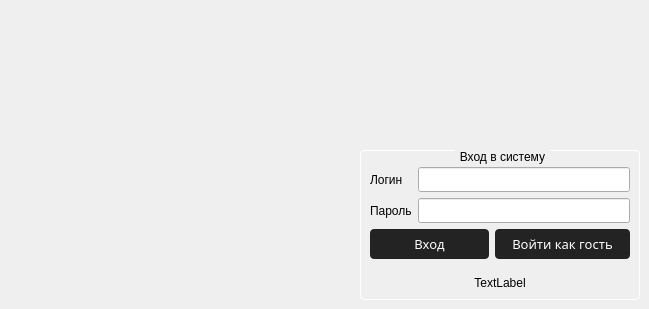
            <widget class="QWidget" name="page_login">
             <widget class="QGroupBox" name="box_Login">
              <property name="geometry">
               <rect>
                <x>360</x>
                <y>150</y>
                <width>280</width>
                <height>150</height>
               </rect>
              </property>
              <property name="sizePolicy">
               <sizepolicy hsizetype="MinimumExpanding" vsizetype="MinimumExpanding">
                <horstretch>0</horstretch>
                <verstretch>0</verstretch>
               </sizepolicy>
              </property>
              <property name="minimumSize">
               <size>
                <width>280</width>
                <height>130</height>
               </size>
              </property>
              <property name="maximumSize">
               <size>
                <width>280</width>
                <height>150</height>
               </size>
              </property>
              <property name="styleSheet">
               <string notr="true">QGroupBox { margin-top: 3ex; border: 1px solid white; border-radius: 4px; }

QGroupBox::title {
    subcontrol-origin: margin;
    subcontrol-position: top center; /* position at the top center */
	padding: 0 3px;
}</string>
              </property>
              <property name="title">
               <string>Вход в систему</string>
              </property>
              <layout class="QGridLayout" name="gridLayout">
               <property name="topMargin">
                <number>16</number>
               </property>
               <item row="2" column="0" colspan="2">
                <widget class="QPushButton" name="btn_UserInit">
                 <property name="sizePolicy">
                  <sizepolicy hsizetype="Maximum" vsizetype="Fixed">
                   <horstretch>0</horstretch>
                   <verstretch>0</verstretch>
                  </sizepolicy>
                 </property>
                 <property name="minimumSize">
                  <size>
                   <width>102</width>
                   <height>30</height>
                  </size>
                 </property>
                 <property name="maximumSize">
                  <size>
                   <width>135</width>
                   <height>30</height>
                  </size>
                 </property>
                 <property name="font">
                  <font>
                   <family>Segoe UI Semibold</family>
                   <pointsize>10</pointsize>
                   <weight>7</weight>
                   <italic>false</italic>
                   <bold>false</bold>
                  </font>
                 </property>
                 <property name="styleSheet">
                  <string notr="true">QPushButton {
    color: rgb(255, 255, 255);
    background-color: rgb(35, 35, 35);
    border: 0px solid;
	border-radius: 4px;
	font: 63 10pt &quot;Segoe UI Semibold&quot;;
}
QPushButton:hover {
    background-color: rgb(47, 105, 23);
}

QPushButton:pressed { background-color: rgb(70, 175, 38); }</string>
                 </property>
                 <property name="text">
                  <string>Вход</string>
                 </property>
                </widget>
               </item>
               <item row="0" column="1" colspan="2">
                <widget class="QLineEdit" name="lnI_Login">
                 <property name="sizePolicy">
                  <sizepolicy hsizetype="Minimum" vsizetype="Fixed">
                   <horstretch>0</horstretch>
                   <verstretch>0</verstretch>
                  </sizepolicy>
                 </property>
                 <property name="minimumSize">
                  <size>
                   <width>200</width>
                   <height>25</height>
                  </size>
                 </property>
                </widget>
               </item>
               <item row="0" column="0">
                <widget class="QLabel" name="lbl_ReadOnly13">
                 <property name="sizePolicy">
                  <sizepolicy hsizetype="Maximum" vsizetype="Preferred">
                   <horstretch>0</horstretch>
                   <verstretch>0</verstretch>
                  </sizepolicy>
                 </property>
                 <property name="text">
                  <string>Логин</string>
                 </property>
                </widget>
               </item>
               <item row="1" column="1" colspan="2">
                <widget class="QLineEdit" name="lnI_Password">
                 <property name="sizePolicy">
                  <sizepolicy hsizetype="Expanding" vsizetype="Maximum">
                   <horstretch>0</horstretch>
                   <verstretch>0</verstretch>
                  </sizepolicy>
                 </property>
                 <property name="minimumSize">
                  <size>
                   <width>0</width>
                   <height>25</height>
                  </size>
                 </property>
                 <property name="inputMask">
                  <string/>
                 </property>
                 <property name="echoMode">
                  <enum>QLineEdit::Password</enum>
                 </property>
                </widget>
               </item>
               <item row="1" column="0">
                <widget class="QLabel" name="lbl_ReadOnly14">
                 <property name="sizePolicy">
                  <sizepolicy hsizetype="Maximum" vsizetype="Preferred">
                   <horstretch>0</horstretch>
                   <verstretch>0</verstretch>
                  </sizepolicy>
                 </property>
                 <property name="text">
                  <string>Пароль</string>
                 </property>
                </widget>
               </item>
               <item row="2" column="2">
                <widget class="QPushButton" name="btn_UserInitAsGuest">
                 <property name="sizePolicy">
                  <sizepolicy hsizetype="Expanding" vsizetype="Fixed">
                   <horstretch>0</horstretch>
                   <verstretch>0</verstretch>
                  </sizepolicy>
                 </property>
                 <property name="minimumSize">
                  <size>
                   <width>102</width>
                   <height>30</height>
                  </size>
                 </property>
                 <property name="maximumSize">
                  <size>
                   <width>135</width>
                   <height>30</height>
                  </size>
                 </property>
                 <property name="font">
                  <font>
                   <family>Segoe UI Semibold</family>
                   <pointsize>10</pointsize>
                   <weight>7</weight>
                   <italic>false</italic>
                   <bold>false</bold>
                  </font>
                 </property>
                 <property name="styleSheet">
                  <string notr="true">QPushButton {
    color: rgb(255, 255, 255);
    background-color: rgb(35, 35, 35);
    border: 0px solid;
	border-radius: 4px;
	font: 63 10pt &quot;Segoe UI Semibold&quot;;
}
QPushButton:hover {
    background-color: rgb(47, 105, 23);
}

QPushButton:pressed { background-color: rgb(70, 175, 38); }</string>
                 </property>
                 <property name="text">
                  <string>Войти как гость</string>
                 </property>
                </widget>
               </item>
               <item row="3" column="0" colspan="3">
                <widget class="QLabel" name="lbl_LoginStatus">
                 <property name="sizePolicy">
                  <sizepolicy hsizetype="Expanding" vsizetype="Preferred">
                   <horstretch>0</horstretch>
                   <verstretch>0</verstretch>
                  </sizepolicy>
                 </property>
                 <property name="text">
                  <string>TextLabel</string>
                 </property>
                 <property name="alignment">
                  <set>Qt::AlignBottom|Qt::AlignHCenter</set>
                 </property>
                </widget>
               </item>
              </layout>
             </widget>
             <widget class="QLabel" name="label_2">
              <property name="geometry">
               <rect>
                <x>360</x>
                <y>10</y>
                <width>280</width>
                <height>140</height>
               </rect>
              </property>
              <property name="text">
               <string/>
              </property>
              <property name="pixmap">
               <pixmap resource="resources.qrc">:/main/AsQamm/logo-alpha.png</pixmap>
              </property>
              <property name="scaledContents">
               <bool>true</bool>
              </property>
             </widget>
             <zorder>label_2</zorder>
             <zorder>box_Login</zorder>
            </widget>
